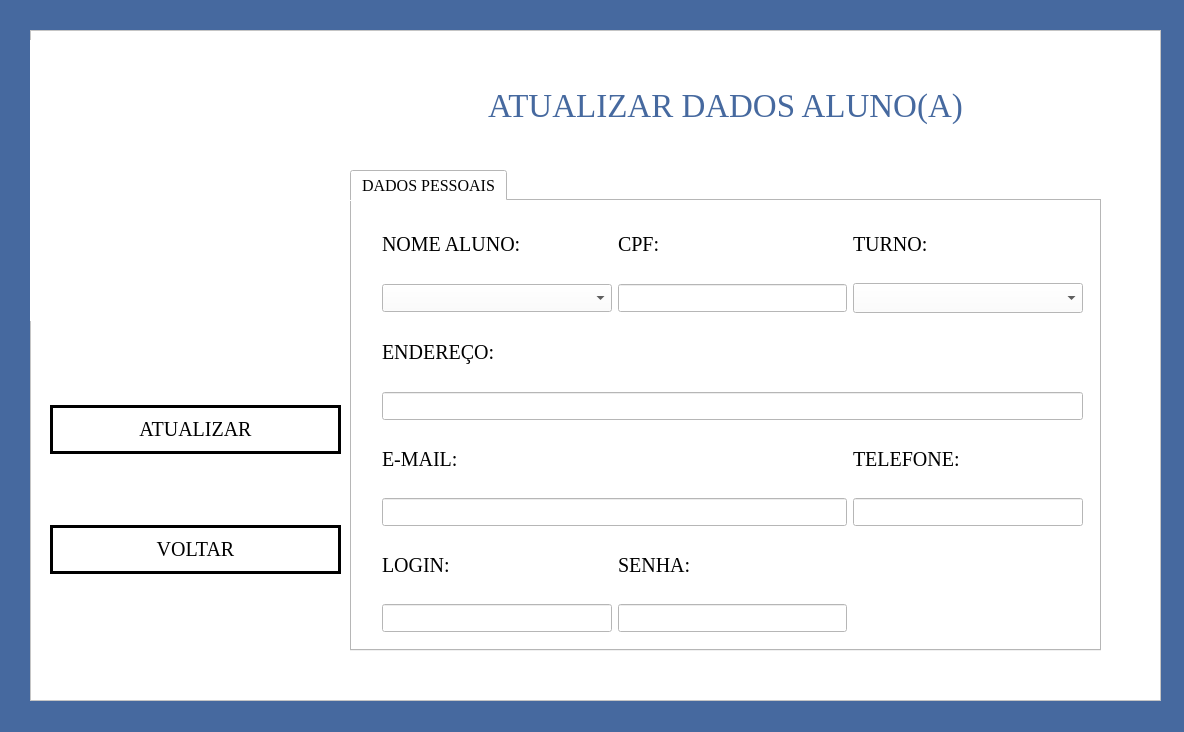
<?xml version="1.0" encoding="UTF-8"?>
<ui version="4.0">
 <class>MainWindow</class>
 <widget class="QMainWindow" name="MainWindow">
  <property name="geometry">
   <rect>
    <x>0</x>
    <y>0</y>
    <width>1184</width>
    <height>732</height>
   </rect>
  </property>
  <property name="windowTitle">
   <string>Sistema de Atualizar Dados Aluno(a)</string>
  </property>
  <property name="windowIcon">
   <iconset>
    <normaloff>imagens/diplomado.png</normaloff>imagens/diplomado.png</iconset>
  </property>
  <property name="styleSheet">
   <string notr="true">background-color:rgb(70, 105, 159);</string>
  </property>
  <widget class="QWidget" name="centralwidget">
   <widget class="QFrame" name="frame">
    <property name="geometry">
     <rect>
      <x>30</x>
      <y>30</y>
      <width>1131</width>
      <height>671</height>
     </rect>
    </property>
    <property name="styleSheet">
     <string notr="true">background-color: rgb(255, 255, 255);</string>
    </property>
    <property name="frameShape">
     <enum>QFrame::StyledPanel</enum>
    </property>
    <property name="frameShadow">
     <enum>QFrame::Raised</enum>
    </property>
    <widget class="QTabWidget" name="atualiza_dados_alunos">
     <property name="geometry">
      <rect>
       <x>320</x>
       <y>140</y>
       <width>751</width>
       <height>481</height>
      </rect>
     </property>
     <property name="maximumSize">
      <size>
       <width>751</width>
       <height>16777215</height>
      </size>
     </property>
     <property name="font">
      <font>
       <family>Georgia</family>
       <pointsize>12</pointsize>
      </font>
     </property>
     <property name="currentIndex">
      <number>0</number>
     </property>
     <widget class="QWidget" name="tab">
      <attribute name="title">
       <string>DADOS PESSOAIS</string>
      </attribute>
      <widget class="QWidget" name="layoutWidget">
       <property name="geometry">
        <rect>
         <x>30</x>
         <y>10</y>
         <width>701</width>
         <height>421</height>
        </rect>
       </property>
       <layout class="QGridLayout" name="gridLayout">
        <item row="2" column="0">
         <widget class="QComboBox" name="comboBox_3">
          <property name="font">
           <font>
            <family>Georgia</family>
            <pointsize>13</pointsize>
            <weight>50</weight>
            <bold>false</bold>
           </font>
          </property>
          <property name="styleSheet">
           <string notr="true">background-color:rgb(255, 255, 255);
border-radius:13px;
border-style:outset;
border-width:2px;
border-color:rgb(70, 105, 159);
color:rgb(70, 105, 159)
;
LineEdit {
    background-color: transparent;
    border: 1px solid black;
    border-radius: 3px;
    padding: 6px;
}</string>
          </property>
          <item>
           <property name="text">
            <string/>
           </property>
          </item>
         </widget>
        </item>
        <item row="3" column="0">
         <widget class="QLabel" name="label_38">
          <property name="font">
           <font>
            <family>Georgia</family>
            <pointsize>15</pointsize>
            <weight>50</weight>
            <bold>false</bold>
           </font>
          </property>
          <property name="styleSheet">
           <string notr="true">background-color: transparent;</string>
          </property>
          <property name="text">
           <string>ENDEREÇO:</string>
          </property>
         </widget>
        </item>
        <item row="1" column="1">
         <widget class="QLabel" name="label_39">
          <property name="font">
           <font>
            <family>Georgia</family>
            <pointsize>15</pointsize>
            <weight>50</weight>
            <bold>false</bold>
           </font>
          </property>
          <property name="styleSheet">
           <string notr="true">background-color: transparent;</string>
          </property>
          <property name="text">
           <string>CPF:</string>
          </property>
         </widget>
        </item>
        <item row="2" column="1">
         <widget class="QLineEdit" name="lineEdit_35">
          <property name="font">
           <font>
            <family>Georgia</family>
            <pointsize>13</pointsize>
            <weight>50</weight>
            <bold>false</bold>
           </font>
          </property>
          <property name="styleSheet">
           <string notr="true">background-color:rgb(255, 255, 255);
border-radius:13px;
border-style:outset;
border-width:2px;
border-color:rgb(70, 105, 159);
color:rgb(70, 105, 159)
;
LineEdit {
    background-color: transparent;
    border: 1px solid black;
    border-radius: 3px;
    padding: 6px;
}</string>
          </property>
          <property name="text">
           <string/>
          </property>
          <property name="placeholderText">
           <string/>
          </property>
         </widget>
        </item>
        <item row="1" column="2">
         <widget class="QLabel" name="label_45">
          <property name="font">
           <font>
            <family>Georgia</family>
            <pointsize>15</pointsize>
            <weight>50</weight>
            <bold>false</bold>
           </font>
          </property>
          <property name="styleSheet">
           <string notr="true">background-color: transparent;</string>
          </property>
          <property name="text">
           <string>TURNO:</string>
          </property>
         </widget>
        </item>
        <item row="2" column="2">
         <widget class="QComboBox" name="comboBox_4">
          <property name="font">
           <font>
            <family>Georgia</family>
            <pointsize>14</pointsize>
            <weight>50</weight>
            <bold>false</bold>
           </font>
          </property>
          <property name="styleSheet">
           <string notr="true">background-color:rgb(255, 255, 255);
border-radius:13px;
border-style:outset;
border-width:2px;
border-color:rgb(70, 105, 159);
color:rgb(70, 105, 159)
;
LineEdit {
    background-color: transparent;
    border: 1px solid black;
    border-radius: 3px;
    padding: 6px;
}</string>
          </property>
          <item>
           <property name="text">
            <string/>
           </property>
          </item>
          <item>
           <property name="text">
            <string>MANHÃ</string>
           </property>
          </item>
          <item>
           <property name="text">
            <string>TARDE</string>
           </property>
          </item>
          <item>
           <property name="text">
            <string>NOITE</string>
           </property>
          </item>
         </widget>
        </item>
        <item row="1" column="0">
         <widget class="QLabel" name="label_40">
          <property name="font">
           <font>
            <family>Georgia</family>
            <pointsize>15</pointsize>
            <weight>50</weight>
            <bold>false</bold>
           </font>
          </property>
          <property name="styleSheet">
           <string notr="true">background-color: transparent;</string>
          </property>
          <property name="text">
           <string>NOME ALUNO:</string>
          </property>
         </widget>
        </item>
        <item row="7" column="0">
         <widget class="QLabel" name="label_42">
          <property name="font">
           <font>
            <family>Georgia</family>
            <pointsize>15</pointsize>
            <weight>50</weight>
            <bold>false</bold>
           </font>
          </property>
          <property name="styleSheet">
           <string notr="true">background-color: transparent;</string>
          </property>
          <property name="text">
           <string>LOGIN:</string>
          </property>
         </widget>
        </item>
        <item row="8" column="0">
         <widget class="QLineEdit" name="lineEdit_38">
          <property name="font">
           <font>
            <family>Georgia</family>
            <pointsize>13</pointsize>
            <weight>50</weight>
            <bold>false</bold>
           </font>
          </property>
          <property name="styleSheet">
           <string notr="true">background-color:rgb(255, 255, 255);
border-radius:13px;
border-style:outset;
border-width:2px;
border-color:rgb(70, 105, 159);
color:rgb(70, 105, 159)
;
LineEdit {
    background-color: transparent;
    border: 1px solid black;
    border-radius: 3px;
    padding: 6px;
}</string>
          </property>
          <property name="text">
           <string/>
          </property>
          <property name="placeholderText">
           <string/>
          </property>
         </widget>
        </item>
        <item row="7" column="1">
         <widget class="QLabel" name="label_44">
          <property name="font">
           <font>
            <family>Georgia</family>
            <pointsize>15</pointsize>
            <weight>50</weight>
            <bold>false</bold>
           </font>
          </property>
          <property name="styleSheet">
           <string notr="true">background-color: transparent;</string>
          </property>
          <property name="text">
           <string>SENHA:</string>
          </property>
         </widget>
        </item>
        <item row="8" column="1">
         <widget class="QLineEdit" name="lineEdit_39">
          <property name="font">
           <font>
            <family>Georgia</family>
            <pointsize>13</pointsize>
            <weight>50</weight>
            <bold>false</bold>
           </font>
          </property>
          <property name="styleSheet">
           <string notr="true">background-color:rgb(255, 255, 255);
border-radius:13px;
border-style:outset;
border-width:2px;
border-color:rgb(70, 105, 159);
color:rgb(70, 105, 159)
;
LineEdit {
    background-color: transparent;
    border: 1px solid black;
    border-radius: 3px;
    padding: 6px;
}</string>
          </property>
          <property name="text">
           <string/>
          </property>
          <property name="placeholderText">
           <string/>
          </property>
         </widget>
        </item>
        <item row="5" column="2">
         <widget class="QLabel" name="label_37">
          <property name="font">
           <font>
            <family>Georgia</family>
            <pointsize>15</pointsize>
            <weight>50</weight>
            <bold>false</bold>
           </font>
          </property>
          <property name="styleSheet">
           <string notr="true">background-color: transparent;</string>
          </property>
          <property name="text">
           <string>TELEFONE:</string>
          </property>
         </widget>
        </item>
        <item row="5" column="0">
         <widget class="QLabel" name="label_43">
          <property name="font">
           <font>
            <family>Georgia</family>
            <pointsize>15</pointsize>
            <weight>50</weight>
            <bold>false</bold>
           </font>
          </property>
          <property name="styleSheet">
           <string notr="true">background-color: transparent;</string>
          </property>
          <property name="text">
           <string>E-MAIL:</string>
          </property>
         </widget>
        </item>
        <item row="6" column="2">
         <widget class="QLineEdit" name="lineEdit_33">
          <property name="font">
           <font>
            <family>Georgia</family>
            <pointsize>13</pointsize>
            <weight>50</weight>
            <bold>false</bold>
           </font>
          </property>
          <property name="styleSheet">
           <string notr="true">background-color:rgb(255, 255, 255);
border-radius:13px;
border-style:outset;
border-width:2px;
border-color:rgb(70, 105, 159);
color:rgb(70, 105, 159)
;
LineEdit {
    background-color: transparent;
    border: 1px solid black;
    border-radius: 3px;
    padding: 6px;
}</string>
          </property>
          <property name="text">
           <string/>
          </property>
          <property name="placeholderText">
           <string/>
          </property>
         </widget>
        </item>
        <item row="6" column="0" colspan="2">
         <widget class="QLineEdit" name="lineEdit_37">
          <property name="font">
           <font>
            <family>Georgia</family>
            <pointsize>13</pointsize>
            <weight>50</weight>
            <bold>false</bold>
           </font>
          </property>
          <property name="styleSheet">
           <string notr="true">background-color:rgb(255, 255, 255);
border-radius:13px;
border-style:outset;
border-width:2px;
border-color:rgb(70, 105, 159);
color:rgb(70, 105, 159)
;
LineEdit {
    background-color: transparent;
    border: 1px solid black;
    border-radius: 3px;
    padding: 6px;
}</string>
          </property>
          <property name="text">
           <string/>
          </property>
          <property name="placeholderText">
           <string/>
          </property>
         </widget>
        </item>
        <item row="4" column="0" colspan="3">
         <widget class="QLineEdit" name="lineEdit_34">
          <property name="font">
           <font>
            <family>Georgia</family>
            <pointsize>13</pointsize>
            <weight>50</weight>
            <bold>false</bold>
           </font>
          </property>
          <property name="styleSheet">
           <string notr="true">background-color:rgb(255, 255, 255);
border-radius:13px;
border-style:outset;
border-width:2px;
border-color:rgb(70, 105, 159);
color:rgb(70, 105, 159)
;
LineEdit {
    background-color: transparent;
    border: 1px solid black;
    border-radius: 3px;
    padding: 6px;
}</string>
          </property>
          <property name="text">
           <string/>
          </property>
          <property name="placeholderText">
           <string/>
          </property>
         </widget>
        </item>
       </layout>
      </widget>
     </widget>
    </widget>
    <widget class="QWidget" name="layoutWidget">
     <property name="geometry">
      <rect>
       <x>20</x>
       <y>310</y>
       <width>291</width>
       <height>301</height>
      </rect>
     </property>
     <layout class="QGridLayout" name="gridLayout_2">
      <item row="0" column="0">
       <widget class="QPushButton" name="botao_atualizar_alunos">
        <property name="font">
         <font>
          <family>Georgia</family>
          <pointsize>15</pointsize>
          <weight>50</weight>
          <bold>false</bold>
         </font>
        </property>
        <property name="cursor">
         <cursorShape>UpArrowCursor</cursorShape>
        </property>
        <property name="styleSheet">
         <string notr="true">QPushButton:hover{
	background-color: lightblue
}
QPushButton{
border:3px solid black;
border-radius: 25px;
padding: 10px;
}</string>
        </property>
        <property name="text">
         <string>ATUALIZAR</string>
        </property>
        <property name="icon">
         <iconset>
          <normaloff>../DESING/19224431551684926350-32.png</normaloff>../DESING/19224431551684926350-32.png</iconset>
        </property>
        <property name="iconSize">
         <size>
          <width>30</width>
          <height>30</height>
         </size>
        </property>
       </widget>
      </item>
      <item row="1" column="0">
       <widget class="QPushButton" name="botao_voltar">
        <property name="font">
         <font>
          <family>Georgia</family>
          <pointsize>15</pointsize>
          <weight>50</weight>
          <bold>false</bold>
         </font>
        </property>
        <property name="cursor">
         <cursorShape>UpArrowCursor</cursorShape>
        </property>
        <property name="styleSheet">
         <string notr="true">QPushButton:hover{
	background-color: lightblue
}
QPushButton{
border:3px solid black;
border-radius: 25px;
padding: 10px;
}</string>
        </property>
        <property name="text">
         <string>VOLTAR</string>
        </property>
        <property name="icon">
         <iconset>
          <normaloff>../DESING/9868474931649315515-128.png</normaloff>../DESING/9868474931649315515-128.png</iconset>
        </property>
        <property name="iconSize">
         <size>
          <width>30</width>
          <height>30</height>
         </size>
        </property>
       </widget>
      </item>
     </layout>
    </widget>
    <widget class="QLabel" name="label">
     <property name="geometry">
      <rect>
       <x>0</x>
       <y>10</y>
       <width>341</width>
       <height>281</height>
      </rect>
     </property>
     <property name="text">
      <string/>
     </property>
     <property name="pixmap">
      <pixmap>imagens/LOGO_UNIVERS.png</pixmap>
     </property>
     <property name="scaledContents">
      <bool>true</bool>
     </property>
    </widget>
    <widget class="QLabel" name="label_2">
     <property name="geometry">
      <rect>
       <x>400</x>
       <y>40</y>
       <width>591</width>
       <height>71</height>
      </rect>
     </property>
     <property name="font">
      <font>
       <family>Georgia</family>
       <pointsize>25</pointsize>
      </font>
     </property>
     <property name="styleSheet">
      <string notr="true">color:rgb(70, 105, 159);</string>
     </property>
     <property name="text">
      <string>ATUALIZAR DADOS ALUNO(A)</string>
     </property>
     <property name="alignment">
      <set>Qt::AlignCenter</set>
     </property>
    </widget>
    <zorder>label</zorder>
    <zorder>atualiza_dados_alunos</zorder>
    <zorder>layoutWidget</zorder>
    <zorder>label_2</zorder>
   </widget>
  </widget>
 </widget>
 <resources/>
 <connections/>
</ui>
